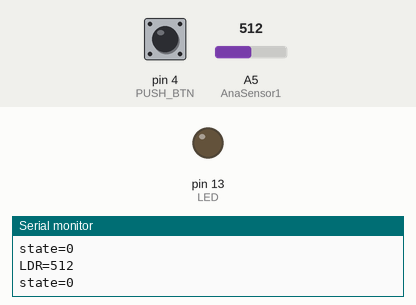
The sketch below on a simulated Arduino Uno, built with avr-gcc and run on an emulated ATmega328P. Shown: output pins drawn as LEDs (lit = HIGH), the last lines printed to the serial monitor. Inputs (shaded band) come from the test bench; at power-on: A5 (AnaSensor1) = 512, pin 4 (PUSH_BTN) LOW.

Above: at 1.2 s.
1.3 s: A5 (AnaSensor1) set to 893
2.8 s: A5 (AnaSensor1) set to 911
At 3.5 s:
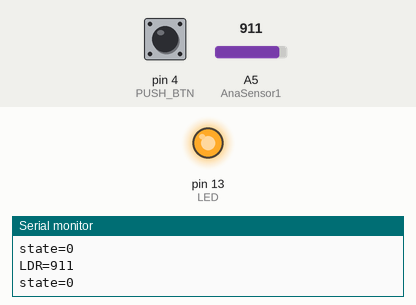
4.3 s: A5 (AnaSensor1) set to 900
At 5.5 s:
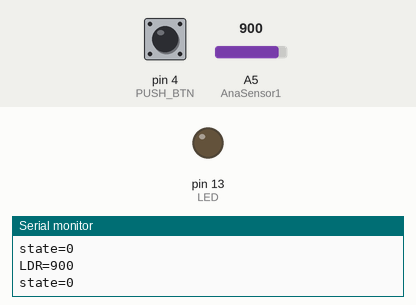
5.8 s: A5 (AnaSensor1) set to 1023
At 6.8 s:
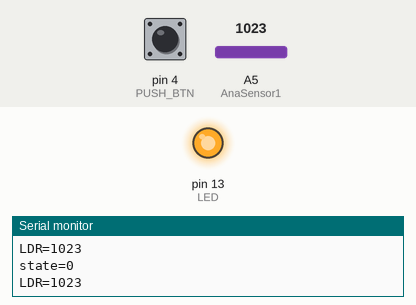
Timing chart, 0 to 8.3 s (numbered marks = the images above; inputs shaded):
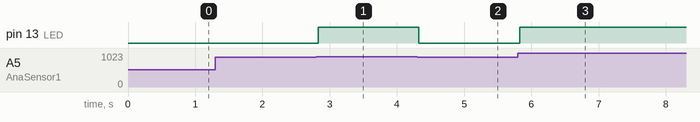

Measured:
- the behaviour switches between 900 and 901 on A5 (AnaSensor1) (found by bisection; images 0 and 1)
- after the input at 2.8 s, pin 13 (LED): LOW → HIGH at once
- after the input at 4.3 s, pin 13 (LED): HIGH → LOW at once
- after the input at 5.8 s, pin 13 (LED): LOW → HIGH at once

The sketch:

04LRDSensor.ino
```cpp
int analog_var;
boolean state_push_btn;
int PUSH_BTN = 4;
int LED = 13;
int AnaSensor1 = A5;

void setup() {
  pinMode(PUSH_BTN, INPUT);
  pinMode(LED, OUTPUT);
  pinMode(AnaSensor1, INPUT);
  Serial.begin(9600);

  Serial.println("Hello World!");

}

void loop() {
  analog_var = analogRead(AnaSensor1);
  state_push_btn = digitalRead(PUSH_BTN);
  Serial.print("state=");
  Serial.println(state_push_btn);
  Serial.print("LDR=");
  Serial.println(analog_var);
  if (analog_var > 900) {
    digitalWrite(LED, HIGH);
  } else {
    digitalWrite(LED, LOW);
  }
  //delay(1000);

}
```
